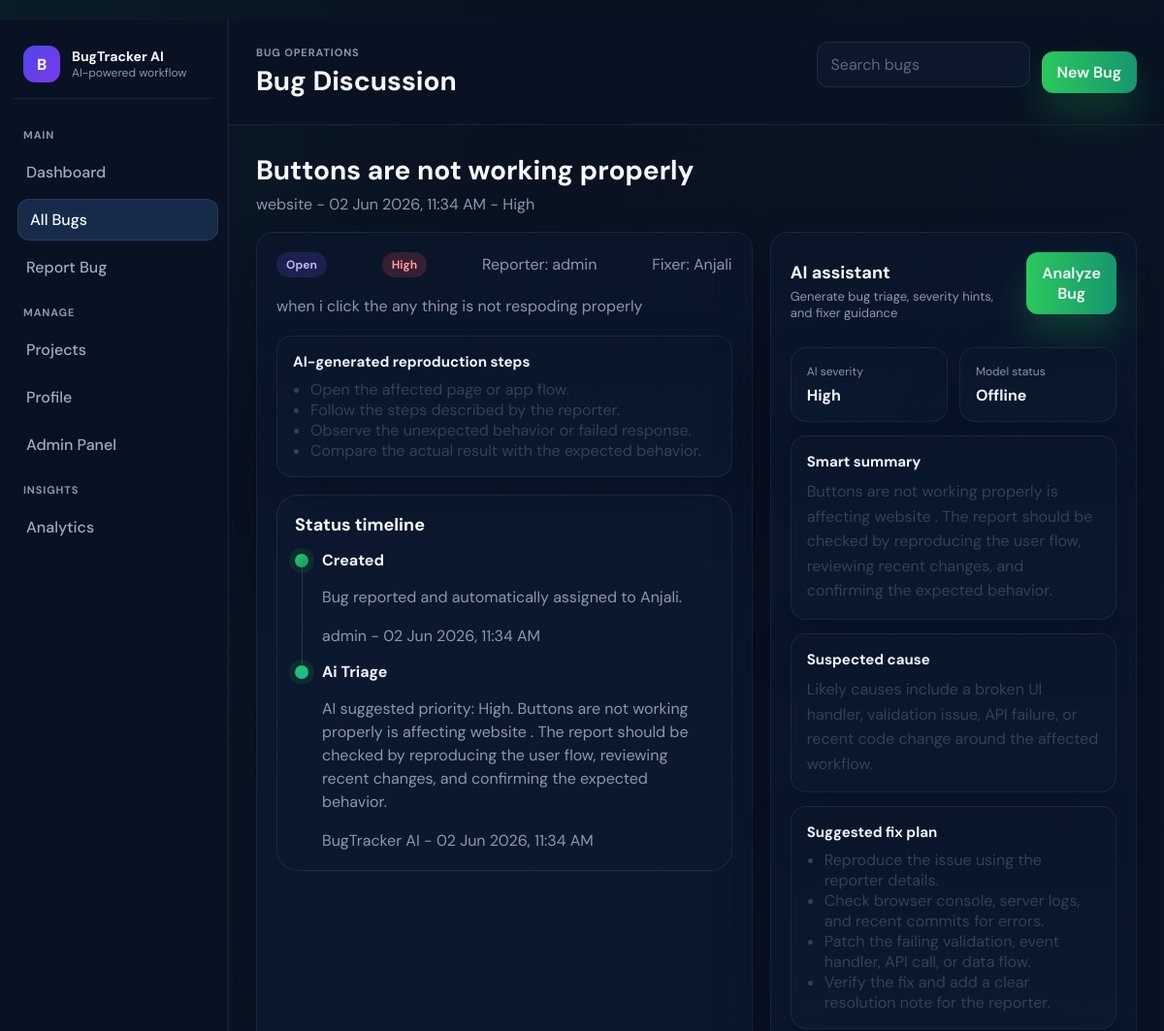
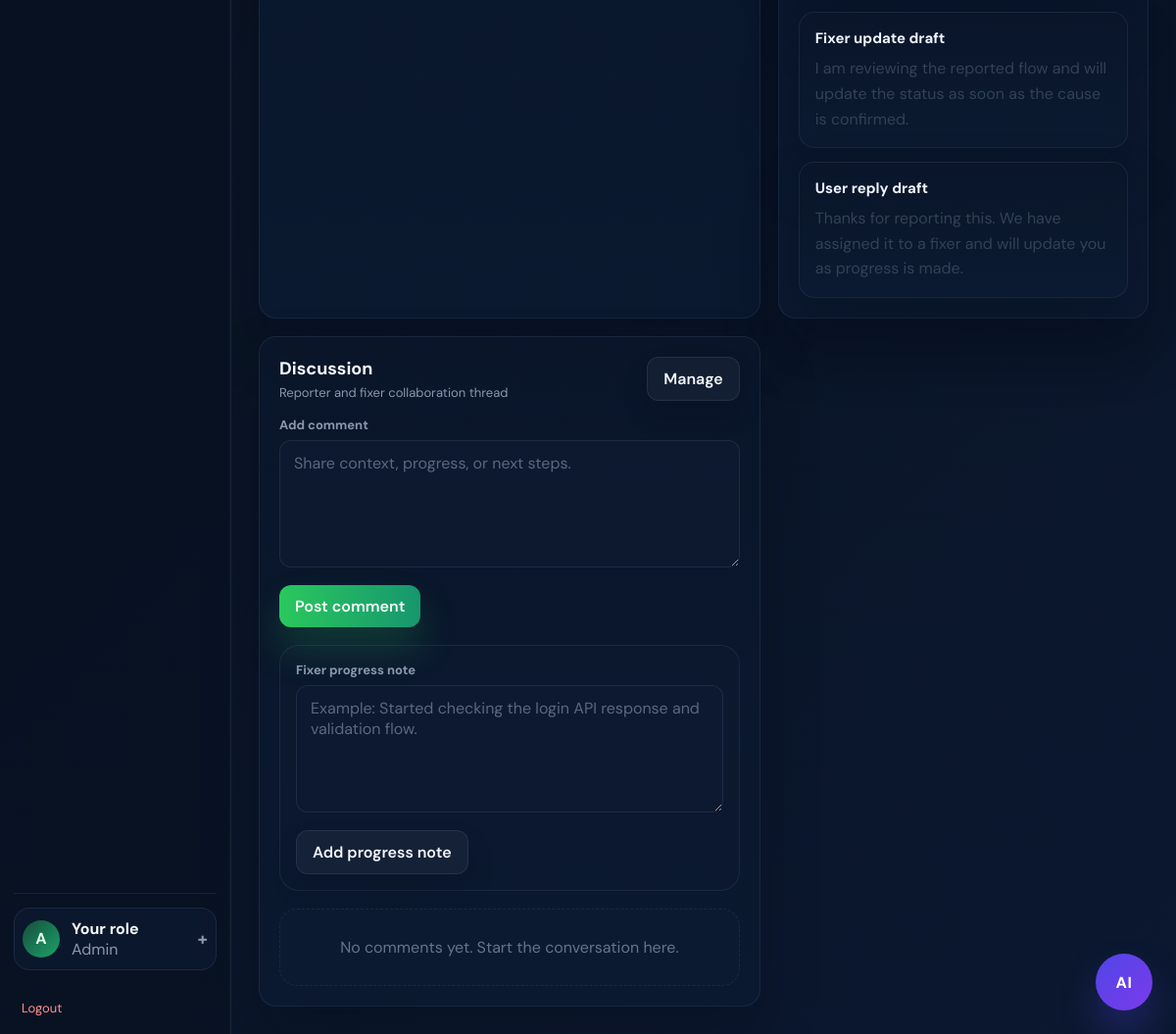
The app's page /bug/14 (signed in) with its own data (2 pictures, top to bottom).
### tables this page shows
CREATE TABLE bugs (
        id INTEGER PRIMARY KEY AUTOINCREMENT,
        title TEXT,
        description TEXT,
        priority TEXT,
        status TEXT,
        assigned_to TEXT,
        created_at TEXT
    , reporter TEXT, app_name TEXT, steps TEXT, expected_result TEXT, actual_result TEXT, contact TEXT, resolution_note TEXT, fixed_at TEXT, screenshot_path TEXT, ai_summary TEXT, ai_priority TEXT, ai_suspected_cause TEXT, ai_fix_plan TEXT, ai_repro_steps TEXT, ai_resolution_summary TEXT);

CREATE TABLE bug_events (
        id INTEGER PRIMARY KEY AUTOINCREMENT,
        bug_id INTEGER,
        event_type TEXT,
        actor TEXT,
        message TEXT,
        created_at TEXT
    );

### app.py (the view, shortened to what this page needs)
@app.route("/bug/<int:id>", methods=["GET", "POST"])
def bug_detail(id):
    if not is_logged_in():
        return redirect(url_for("login"))
    bug = get_bug_by_id(id)
    if not bug or not can_access_bug(bug):
        flash("You do not have permission to view this bug report.", "error")
        return redirect(url_for("view_bugs"))
    ai_analysis = {
        "summary": bug["ai_summary"] or "",
        "severity": bug["ai_priority"] or "",
        "suspected_cause": bug["ai_suspected_cause"] or "",
        "debugging_steps": parse_ai_fix_plan(bug["ai_fix_plan"] or ""),
        "fixer_update": "I am reviewing the reported flow and will update the status as soon as the cause is confirmed.",
        "user_reply": "Thanks for reporting this. We have assigned it to a fixer and will update you as progress is made.",
    } if bug["ai_summary"] or bug["ai_priority"] or bug["ai_suspected_cause"] else None
    return render_template(
        "bug_detail.html",
        bug=bug,
        comments=get_comments_for_bug(id),
        events=get_bug_events(id),
        role=session.get("role", "user"),
        active_page="bugs",
        ai_analysis=ai_analysis,
        ai_configured=ai_is_configured()
    )

### app.py (called while the page is built)
def is_logged_in():
    return "user" in session

def is_admin():
    return session.get("role") == "admin"

def format_display_name(username):
    if not username:
        return "Unassigned"
    if username in DISPLAY_NAME_MAP:
        return DISPLAY_NAME_MAP[username]
    cleaned = str(username).replace("_", " ").strip()
    return cleaned

def format_role_label(role):
    labels = {
        "admin": "Admin",
        "fixer": "Fixer",
        "user": "Reporter",
    }
    return labels.get(role, str(role).title())

@app.context_processor
def inject_display_helpers():
    return {
        "display_name": format_display_name,
        "role_label": format_role_label,
    }

def ai_is_configured():
    return bool(app.config["OPENAI_API_KEY"])

def can_access_bug(bug):
    if not bug or not is_logged_in():
        return False
    if is_admin():
        return True
    if is_fixer():
        return bug["assigned_to"] == session["user"]
    return bug["reporter"] == session["user"]

def parse_ai_fix_plan(value):
    if not value:
        return []
    try:
        parsed = json.loads(value)
        if isinstance(parsed, list):
            return parsed
    except json.JSONDecodeError:
        pass
    return [line.strip("- ").strip() for line in str(value).splitlines() if line.strip()]

### database.py (called while the page is built)
def get_connection():
    conn = sqlite3.connect(DB_NAME)
    conn.row_factory = sqlite3.Row
    return conn

def get_bug_events(bug_id):
    conn = get_connection()
    cursor = conn.cursor()
    cursor.execute("SELECT * FROM bug_events WHERE bug_id=? ORDER BY id ASC", (bug_id,))
    events = cursor.fetchall()
    conn.close()
    return events

def get_bug_by_id(bug_id):
    conn = get_connection()
    cursor = conn.cursor()
    cursor.execute("SELECT * FROM bugs WHERE id=?", (bug_id,))
    bug = cursor.fetchone()
    conn.close()
    return bug

def get_comments_for_bug(bug_id):
    conn = get_connection()
    cursor = conn.cursor()
    cursor.execute("SELECT * FROM comments WHERE bug_id=? ORDER BY id ASC", (bug_id,))
    comments = cursor.fetchall()
    conn.close()
    return comments

### templates/bug_detail.html (shortened to what this page needs)
﻿{% extends "base.html" %}
{% block page_title %}Bug Discussion{% endblock %}
{% block content %}
<div class="page-header">
    <h2>{{ bug["title"] or "Bug report" }}</h2>
    <p>{{ bug["app_name"] or "General project" }} - {{ bug["created_at"] }} - {{ bug["priority"] }}</p>
</div>
<section class="detail-layout">
    <article class="card">
        <div class="detail-meta">
            <span class="badge badge-{{ bug['status']|lower|replace(' ', '-') }}">{{ bug["status"] }}</span>
            <span class="badge badge-{{ bug['priority']|lower }}">{{ bug["priority"] }}</span>
            <span class="meta-copy">Reporter: {{ display_name(bug["reporter"]) }}</span>
            <span class="meta-copy">Fixer: {{ display_name(bug["assigned_to"]) }}</span>
        </div>
        <p class="desc-copy" style="margin-top:18px;">{{ bug["description"] }}</p>
        {% if bug["steps"] %}
        <div class="ai-block" style="margin-top:18px;">
            <h4>AI-generated reproduction steps</h4>
            <ul class="ai-list">
                {% for step in bug["steps"].split('\n') if step.strip() %}
                <li>{{ step }}</li>
                {% endfor %}
            </ul>
        </div>
        {% endif %}
        <div class="timeline-panel" style="margin-top:18px;">
            <h3 class="card-title">Status timeline</h3>
            <div class="timeline-list">
                {% for event in events %}
                <div class="timeline-item timeline-{{ event['event_type'] }}">
                    <span></span>
                    <div>
                        <strong>{{ event["event_type"]|replace("_", " ")|title }}</strong>
                        <p class="desc-copy">{{ event["message"] }}</p>
                        <div class="meta-copy">{{ display_name(event["actor"]) }} - {{ event["created_at"] }}</div>
                    </div>
                </div>
                {% else %}
                <div class="empty-state">Timeline will appear as the team works on this bug.</div>
                {% endfor %}
            </div>
        </div>
    </article>
    <article class="card">
        <div class="card-title-row">
            <div>
                <h3 class="card-title">AI assistant</h3>
                <p class="card-subtitle">Generate bug triage, severity hints, and fixer guidance</p>
            </div>
            <form method="POST">
                <button class="btn btn-primary" type="submit">Analyze Bug</button>
            </form>
        </div>
        {% if ai_analysis %}
        <div class="ai-panel">
            <div class="ai-grid">
                <div class="ai-card">
                    <span class="ai-label">AI severity</span>
                    <strong>{{ ai_analysis.severity }}</strong>
                </div>
                <div class="ai-card">
                    <span class="ai-label">Model status</span>
                    <strong>{% if ai_configured %}Ready{% else %}Offline{% endif %}</strong>
                </div>
            </div>
            <div class="ai-block">
                <h4>Smart summary</h4>
                <p>{{ ai_analysis.summary }}</p>
            </div>
            <div class="ai-block">
                <h4>Suspected cause</h4>
                <p>{{ ai_analysis.suspected_cause }}</p>
            </div>
            <div class="ai-block">
                <h4>Suggested fix plan</h4>
                <ul class="ai-list">
                    {% for step in ai_analysis.debugging_steps %}
                    <li>{{ step }}</li>
                    {% endfor %}
                </ul>
            </div>
            <div class="ai-block">
                <h4>Fixer update draft</h4>
                <p>{{ ai_analysis.fixer_update }}</p>
            </div>
            <div class="ai-block">
                <h4>User reply draft</h4>
                <p>{{ ai_analysis.user_reply }}</p>
            </div>
        </div>
        {% endif %}
    </article>
    <article class="card">
        <div class="card-title-row">
            <div>
                <h3 class="card-title">Discussion</h3>
                <p class="card-subtitle">Reporter and fixer collaboration thread</p>
            </div>
            {% if role in ["fixer", "admin"] %}
            <a class="btn" href="{{ url_for('edit_bug', id=bug['id']) }}">Manage</a>
            {% endif %}
        </div>
        <form method="POST" class="form-grid" style="margin-top:16px;">
            <div class="field">
                <label>Add comment</label>
                <textarea class="textarea" name="message" placeholder="Share context, progress, or next steps." required></textarea>
            </div>
            <div class="form-actions">
                <button class="btn btn-primary" type="submit">Post comment</button>
            </div>
        </form>
        {% if role in ["fixer", "admin"] %}
        <form method="POST" class="form-grid progress-note-form">
            <div class="field">
                <label>Fixer progress note</label>
                <textarea class="textarea" name="message" placeholder="Example: Started checking the login API response and validation flow." required></textarea>
            </div>
            <div class="form-actions">
                <button class="btn" type="submit">Add progress note</button>
            </div>
        </form>
        {% endif %}
        <div class="comment-list" style="margin-top:18px;">
            {% for comment in comments %}
            <div class="comment-card">
                <div class="comment-head">
                    <strong>{{ display_name(comment["author"]) }}</strong>
                    <span>{{ comment["author_role"] }} - {{ comment["created_at"] }}</span>
                </div>
                <p class="desc-copy">{{ comment["message"] }}</p>
            </div>
            {% else %}
            <div class="empty-state">No comments yet. Start the conversation here.</div>
            {% endfor %}
        </div>
    </article>
</section>
{% endblock %}

### records on screen
bugs: title "Buttons are not working properly", app_name "website", created_at "02 Jun 2026, 11:34 AM", priority "High", status "Open", reporter "admin", assigned_to "Anjali", description "when i click the any thing is not respoding properly", severity "High", summary "Buttons are not working properly is affecting website . The report should be checked by reproducing the user flow, reviewing recent changes, and confirming the expected behavior.", suspected_cause "Likely causes include a broken UI handler, validation issue, API failure, or recent code change around the affected workflow."
bug_events: event_type "Created", message "Bug reported and automatically assigned to Anjali.", actor "admin", created_at "02 Jun 2026, 11:34 AM"
bug_events: event_type "Ai Triage", message "AI suggested priority: High. Buttons are not working properly is affecting website . The report should be checked by reproducing the user flow, reviewing recent changes, and confirming the expected behavior.", actor "BugTracker AI", created_at "02 Jun 2026, 11:34 AM"

### other values on screen
{{ role_label(role)[0] }} "A"
{{ role_label(role) }} "Admin"
{{ step }} "Open the affected page or app flow." "Follow the steps described by the reporter." "Observe the unexpected behavior or failed response." "Compare the actual result with the expected behavior."
{{ step }} "Reproduce the issue using the reporter details." "Check browser console, server logs, and recent commits for errors." "Patch the failing validation, event handler, API call, or data flow." "Verify the fix and add a clear resolution note for the reporter."
{{ ai_analysis.fixer_update }} "I am reviewing the reported flow and will update the status as soon as the cause is confirmed."
{{ ai_analysis.user_reply }} "Thanks for reporting this. We have assigned it to a fixer and will update you as progress is made."
